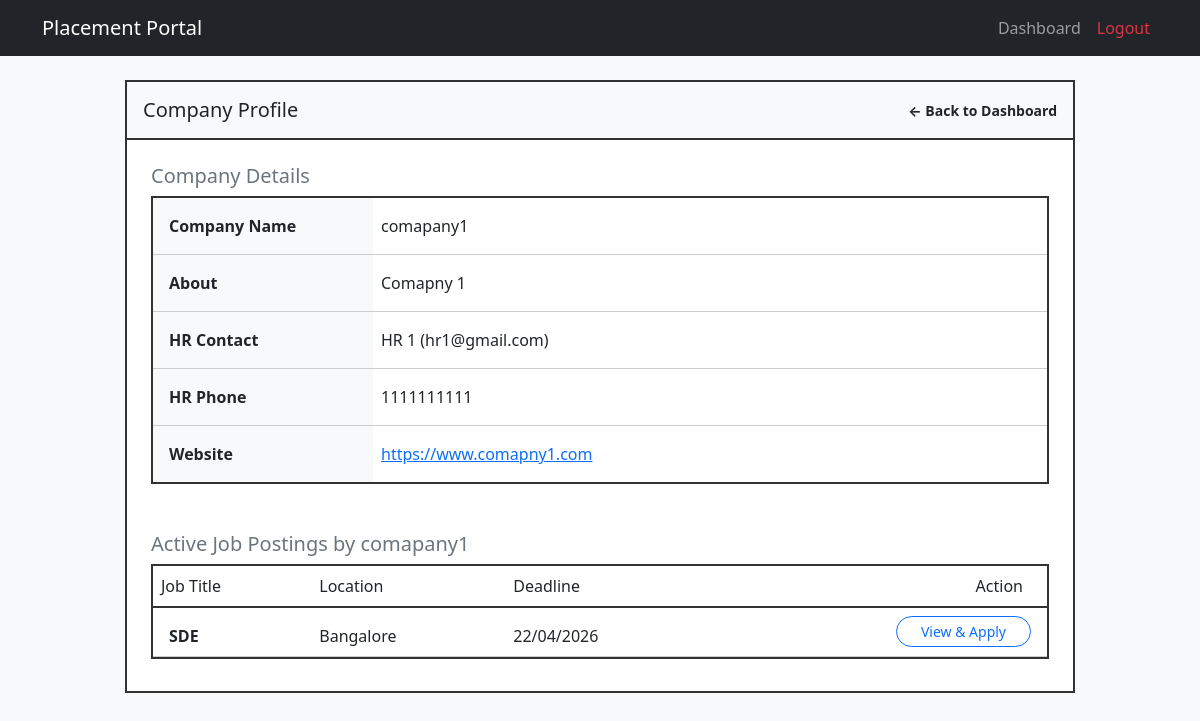
Before: /student/company/1 (signed in) with the older database file.
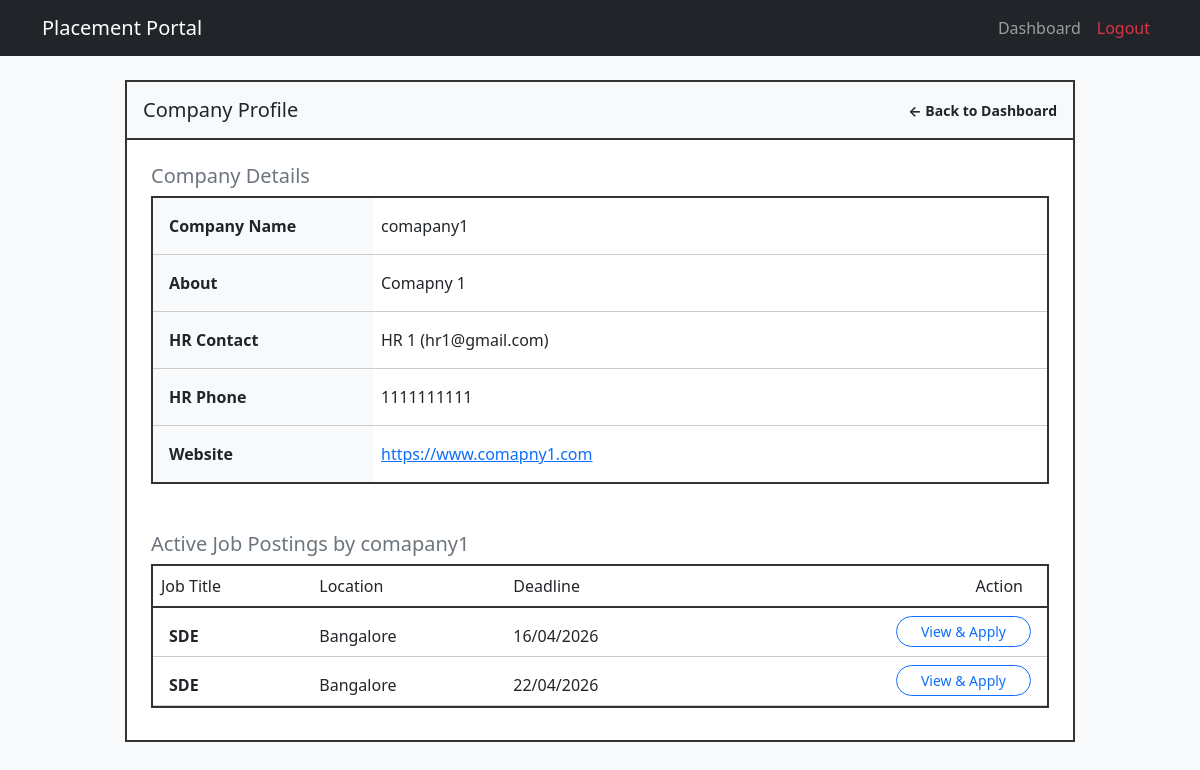
After: the same page with the newer database file.
### models.py (models this page shows, shortened)
class PlacementDrive(db.Model):
    __tablename__ = 'placement_drive'
    id = db.Column(db.Integer, primary_key=True, autoincrement=True)
    name = db.Column(db.String(255), nullable=False)
    comp_id = db.Column(db.Integer, db.ForeignKey('company.company_id'), nullable=False)
    job_title = db.Column(db.String(255), nullable=False)
    job_desc = db.Column(db.String(255), nullable=False)
    min_cgpa = db.Column(db.Numeric(4, 2))
    eligible_grad_yr = db.Column(db.Integer)
    salary = db.Column(db.Integer)
    location = db.Column(db.String(255))
    deadline = db.Column(db.DateTime, nullable=False)
    status = db.Column(db.String(50), nullable=False, default='Pending') #Pending/Approved/Rejected/Closed
    remarks = db.Column(db.String(255))
    created_at = db.Column(db.DateTime, nullable=False, default=datetime.now)
    updated_at = db.Column(db.DateTime, default=datetime.now, onupdate=datetime.now)
    applications = db.relationship('Application', backref='drive')
    eligible_departments = db.relationship('EligibleDepartments', backref='placement_drive', cascade='all, delete-orphan')

### app.py (the view)
@app.route('/student/company/<int:company_id>') #View a specific company
@login_required
def student_company(company_id):
    if not current_user.is_authenticated or not current_user.get_id().startswith('student_'):
        return "Unauthorized Access : Not a Student ", 403
    if not company_id:
        flash('Company not found', 'danger')
        return redirect(url_for('student_dashboard'))
    company = Company.query.filter_by(company_id=company_id).first()
    if not company:
        flash('Requested Company does not exist', 'warning')
        return redirect(url_for('student_dashboard'))
    active_drives = PlacementDrive.query.filter(
        PlacementDrive.comp_id == company_id,
        PlacementDrive.status.in_(['approved', 'Approved', 'Active'])
    ).order_by(PlacementDrive.deadline.asc()).all()
    return render_template('student_company.html', company=company, active_drives=active_drives)

### app.py (called while the page is built)
@login_manager.user_loader #Run this fn everytime the user clicks a new page
def load_user(user_id):
    try:
        role, uid = user_id.split('_', 1)
        if role == 'admin':
            return db.session.get(Admin, int(uid))
        elif role == 'student':
            return db.session.get(Student, uid)
        elif role == 'company':
            return db.session.get(Company, int(uid))
    except Exception as e:
        return None
    return None

### models.py (called while the page is built)
    def get_id(self):
        return f"student_{self.roll_no}"

### templates/student_company.html (shortened to what the changed rows need)
{% extends "base.html" %}
{% block content %}
<div class="row justify-content-center mt-4 mb-5">
    <div class="col-lg-10 p-0 bg-white" style="border: 2px solid #333;">
        <div class="p-4">
            <div class="mb-5">
                <div style="border: 2px solid #333;">
                    <table class="table table-borderless mb-0">
                        <tbody>
                            <tr style="border-bottom: 1px solid #ccc;">
                                <th class="ps-3 pt-3 pb-3 bg-light" style="width: 220px;">Company Name</th>
                            </tr>
                            <tr style="border-bottom: 1px solid #ccc;">
                                <th class="ps-3 pt-3 pb-3 bg-light">About</th>
                            </tr>
                            <tr style="border-bottom: 1px solid #ccc;">
                                <th class="ps-3 pt-3 pb-3 bg-light">HR Contact</th>
                            </tr>
                            <tr style="border-bottom: 1px solid #ccc;">
                                <th class="ps-3 pt-3 pb-3 bg-light">HR Phone</th>
                            </tr>
                            <tr>
                                <th class="ps-3 pt-3 pb-3 bg-light">Website</th>
                            </tr>
                        </tbody>
                    </table>
                </div>
            </div>
            <div class="mb-2">
                <div style="border: 2px solid #333;">
                    <table class="table table-borderless mb-0">
                        <thead class="bg-light" style="border-bottom: 2px solid #333;">
                            <tr>
                                <th class="fw-normal pb-2 pt-2">Job Title</th>
                                <th class="fw-normal pb-2 pt-2">Location</th>
                                <th class="fw-normal pb-2 pt-2">Deadline</th>
                                <th class="fw-normal pb-2 pt-2 text-end pe-4">Action</th>
                            </tr>
                        </thead>
                        <tbody>
                            {% for drive in active_drives %}
                            <tr style="border-bottom: 1px solid #ccc;">
                                <td class="pt-3 ps-3 fw-bold text-dark">{{ drive.job_title }}</td>
                                <td class="pt-3">{{ drive.location or 'Not Specified' }}</td>
                                <td class="pt-3">{{ drive.deadline.strftime('%d/%m/%Y') if drive.deadline else 'N/A' }}</td>
                                <td class="text-end pt-2 pb-2 pe-3">
                                    <a href="{{ url_for('student_drive_details', drive_id=drive.id) }}" class="btn btn-sm btn-outline-primary rounded-pill px-4">View & Apply</a>
                                </td>
                            </tr>
                            {% else %}
                            <tr>
                                <td colspan="4" class="text-center text-muted pt-4 pb-4">
                                    This company currently has no active job postings.
                                </td>
                            </tr>
                            {% endfor %}
                        </tbody>
                    </table>
                </div>
            </div>
        </div>
    </div>
</div>
{% endblock %}

Changed rows visible on the page:
now on this page (row edited): PlacementDrive: job_title "SDE", location "Bangalore", deadline "16/04/2026"
